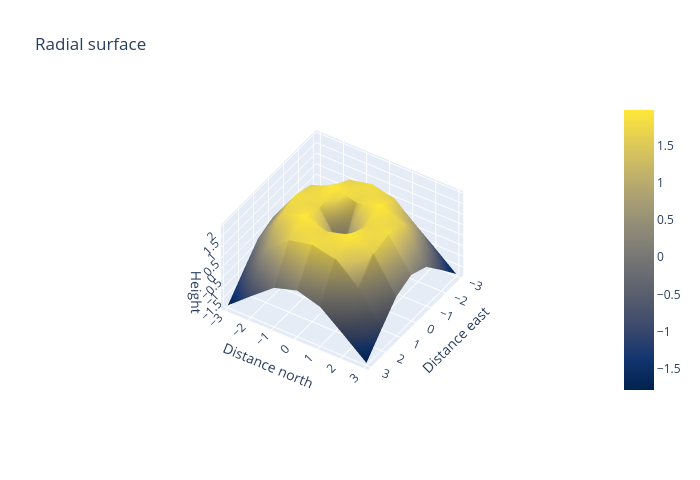

Source (notebook cell):
### Code cell
# Cividis surface with a custom orthographic camera

### Figure 1 — Plotly figure (JSON) as saved in the notebook; plotly's stock layout.template omitted (floating-point values rounded to 4 significant figures)
{"data": [{"colorscale": [[0.0, "#00224e"], [0.1111, "#123570"], [0.2222, "#3b496c"], [0.3333, "#575d6d"], [0.4444, "#707173"], [0.5556, "#8a8678"], [0.6667, "#a59c74"], [0.7778, "#c3b369"], [0.8889, "#e1cc55"], [1.0, "#fee838"]], "type": "surface", "x": [-3.0, -2.0, -1.0, 0.0, 1.0, 2.0, 3.0], "y": [-3.0, -2.0, -1.0, 0.0, 1.0, 2.0, 3.0], "z": [[-1.783, -0.895, -0.04137, 0.2822, -0.04137, -0.895, -1.783], [-0.895, 0.6161, 1.573, 1.819, 1.573, 0.6161, -0.895], [-0.04137, 1.573, 1.976, 1.683, 1.976, 1.573, -0.04137], [0.2822, 1.819, 1.683, 0.0, 1.683, 1.819, 0.2822], [-0.04137, 1.573, 1.976, 1.683, 1.976, 1.573, -0.04137], [-0.895, 0.6161, 1.573, 1.819, 1.573, 0.6161, -0.895], [-1.783, -0.895, -0.04137, 0.2822, -0.04137, -0.895, -1.783]]}], "layout": {"height": 480, "scene": {"camera": {"eye": {"x": 1.7, "y": 1.1, "z": 1.7}, "projection": {"type": "orthographic"}}, "xaxis": {"title": {"text": "Distance east"}}, "yaxis": {"title": {"text": "Distance north"}}, "zaxis": {"title": {"text": "Height"}}}, "title": {"text": "Radial surface"}, "width": 700}}
